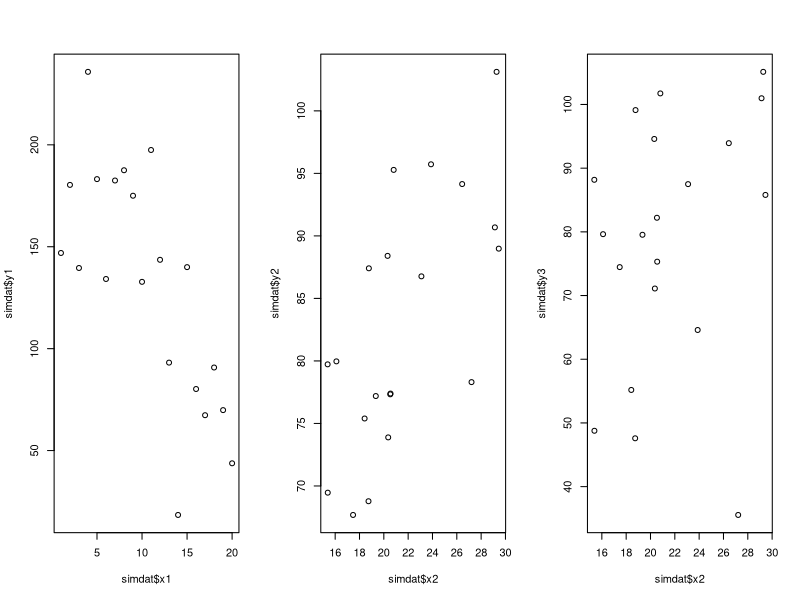

Source code (R):
## ---- chunk 1
knitr::opts_chunk$set(echo = TRUE,
  error=FALSE, warning=FALSE, message=FALSE)
## ---- chunk 2
tuna <- c(150, 200, 250, 210,180, 305)
whale <- c(2300, 2000, 2250, 1900, 2100)
c( var(tuna), var(whale) )
c( sd(tuna), sd(whale) )
c( var(tuna)/mean(tuna), var(whale)/mean(whale) )
## ---- chunk 3
library(mgcv)
library(tidyverse)
## ---- chunk 4
nrmse_func <-  function(obs, pred, type = "sd") {
  
	squared_sums <- sum((obs - pred)^2)
	mse <- squared_sums/length(obs)
	rmse <- sqrt(mse)
	if (type == "sd") nrmse <- rmse/sd(obs)
	if (type == "mean") nrmse <- rmse/mean(obs)
	if (type == "maxmin") nrmse <- rmse/ (max(obs) - min(obs))
	if (type == "iq") nrmse <- rmse/ (quantile(obs, 0.75) - quantile(obs, 0.25))
	if (!type %in% c("mean", "sd", "maxmin", "iq")) message("Wrong type!")
	nrmse <- round(nrmse, 3)
 return(nrmse)
	
}
## ---- chunk 5
# helper function for comp_func()
lowest <- function(x) {
	x <- paste0(names(which(x == min(x))), collapse = ",")
	return(x)
}

comp_func <- function(y, x, split = TRUE, test_n = 5) {
  
  df <- data.frame(x = x,	y = y)
  
  # Add y transformations
  df$y_stand = as.vector(scale(df$y))
  df$y_sqrt = sqrt(df$y)
  df$y_log = log(df$y)
  
  # Split time series into training/test data (or not)
  if (split == TRUE) {
    df_train <- df[1:(nrow(df) - test_n), ]
    df_test <- df[(nrow(df_train)+1):nrow(df), ]
  } else {
    df_train <- df
    df_test <- df
  }
  
  # Models
  m1 <- gam(y ~ s(x, k = 4), data = df_train)
  m2 <- gam(y_stand ~ s(x, k = 4), data = df_train)
  m3 <- gam(y_sqrt ~ s(x, k = 4), data = df_train)
  m4 <- gam(y_log ~ s(x, k = 4), data = df_train)
  
  # Predictions 
  df_comp <- df_test
  df_comp$pred <- as.vector(predict(m1, newdata = df_test))
  df_comp$pred_stand <- as.vector(predict(m2, newdata = df_test))
  df_comp$pred_sqrt <- as.vector(predict(m3, newdata = df_test))
  df_comp$pred_log <- as.vector(predict(m4, newdata = df_test))
  
  # Back-transform the predictions for y_sqrt and y_log for comparison
  df_comp$pred_sqrt_b<- df_comp$pred_sqrt ^2
  df_comp$pred_log_b <- exp(df_comp$pred_log)
  
  # Reorder variables for NRMSE loop (add y twice for back-transformed predictions)
  df_loop <- df_comp[ ,c(2,3,4,2,5,2,6:8,10,9,11)]
  
  # Calculate NRMSE for 4 different types of normalization
  type_vec <- c("mean", "sd", "maxmin", "iq")
  out <- data.frame(
    type = type_vec,
    y = rep(NA, 4), y_stand = rep(NA, 4),
    y_sqrt = rep(NA, 4), y_sqrt_b = rep(NA, 4),
    y_log = rep(NA, 4), y_log_b = rep(NA, 4)
  )
  for (i in 1:4) {
    for (k in 1:6) {
      out[i, k+1] <- nrmse_func(obs = df_loop[ ,k], pred = df_loop[ ,k+6], type = type_vec[i])
    }
  }
  # Add column indicating whether y, y_sqr, y_sqr_b, y_log or y_log_b2 
  # has the lowest NRMSE
  out$lowest <- unlist(apply(out[ ,c(2,4:7)], 1, FUN = lowest))
  out
  
  return(out)
}
## ---- chunk 6
set.seed(1)
simdat <- data.frame(
	x1 = 1:20,
  # add polynomial of second order to produce a non-linear decline
	y1 = 170 + 2.5*1:20 - 0.5* (1:20)^2  + rnorm(20, 0, 40),
  x2 = sample(seq(15, 30, 0.01), 20)
)
# produce linear positive trend
simdat$y2 <- 50 + 1.5 * simdat$x2 + rnorm(20, 0, 8)
# produce same trend but with increasing variance
simdat$y3 <- simdat$y2 
for (i in 1:20) {
  noise <- rnorm(1, 0, sd = 2*i)
  simdat$y3[i] <- simdat$y3[i] + noise
}

par(mfrow = c(1,3))
plot(simdat$y1 ~ simdat$x1)
plot(simdat$y2 ~ simdat$x2)
plot(simdat$y3 ~ simdat$x2)
## ---- chunk 7
fd1 <- comp_func(x = simdat$x1, y = simdat$y1, split = FALSE) 
fd1 %>% 
  knitr::kable(
    format = "html", align = "c",
    col.names = c("Type", "Raw Y", "Standardized", "Sqrt-transf.", "Sqrt-backtransf.",
    "Log-transf.", "Log-backtransf.", "Lowest NRMSE"),
    caption = "Non-linear (full) dataset"
  ) %>%
  kableExtra::kable_styling(
    bootstrap_options = c("striped", "condensed", "responsive")
  )
## ---- chunk 8
fd2 <- comp_func(x = simdat$x2, y = simdat$y2, split = FALSE) 
## ---- chunk 9
fd2 %>% 
  knitr::kable(
    format = "html", align = "c",
    col.names = c("Type", "Raw Y", "Standardized", "Sqrt-transf.", "Sqrt-backtransf.",
    "Log-transf.", "Log-backtransf.", "Lowest NRMSE"),
    caption = "Linear (full) dataset"
  ) %>%
  kableExtra::kable_styling(
    bootstrap_options = c("striped", "condensed", "responsive")
  )
## ---- chunk 10
fd3 <- comp_func(x = simdat$x2, y = simdat$y3, split = FALSE) 
## ---- chunk 11
fd3 %>% 
  knitr::kable(
    format = "html", align = "c",
    col.names = c("Type", "Raw Y", "Standardized", "Sqrt-transf.", "Sqrt-backtransf.",
    "Log-transf.", "Log-backtransf.", "Lowest NRMSE"),
    caption = "Linear (full) dataset (increasing variance)"
  ) %>%
  kableExtra::kable_styling(
    bootstrap_options = c("striped", "condensed", "responsive")
  )
## ---- chunk 12
td1 <- comp_func(x = simdat$x1, y = simdat$y1, split = TRUE, test_n = 5) 
## ---- chunk 13
td1 %>% 
  knitr::kable(
    format = "html", align = "c",
    col.names = c("Type", "Raw Y", "Standardized", "Sqrt-transf.", "Sqrt-backtransf.",
    "Log-transf.", "Log-backtransf.", "Lowest NRMSE"),
    caption = "Non-linear (test) dataset"
  ) %>%
  kableExtra::kable_styling(
    bootstrap_options = c("striped", "condensed", "responsive")
  )
## ---- chunk 14
td2 <- comp_func(x = simdat$x2, y = simdat$y2, split = TRUE, test_n = 5) 
## ---- chunk 15
td2  %>% 
  knitr::kable(
    format = "html", align = "c",
    col.names = c("Type", "Raw Y", "Standardized", "Sqrt-transf.", "Sqrt-backtransf.",
    "Log-transf.", "Log-backtransf.", "Lowest NRMSE"),
    caption = "Linear (test) dataset"
  ) %>%
  kableExtra::kable_styling(
    bootstrap_options = c("striped", "condensed", "responsive")
  )
## ---- chunk 16
td3 <- comp_func(x = simdat$x2, y = simdat$y3, split = TRUE, test_n = 5) 
## ---- chunk 17
td3  %>% 
  knitr::kable(
    format = "html", align = "c",
    col.names = c("Type", "Raw Y", "Standardized", "Sqrt-transf.", "Sqrt-backtransf.",
    "Log-transf.", "Log-backtransf.", "Lowest NRMSE"),
    caption = "Linear (test) dataset (increasing variance)"
  ) %>%
  kableExtra::kable_styling(
    bootstrap_options = c("striped", "condensed", "responsive")
  )
